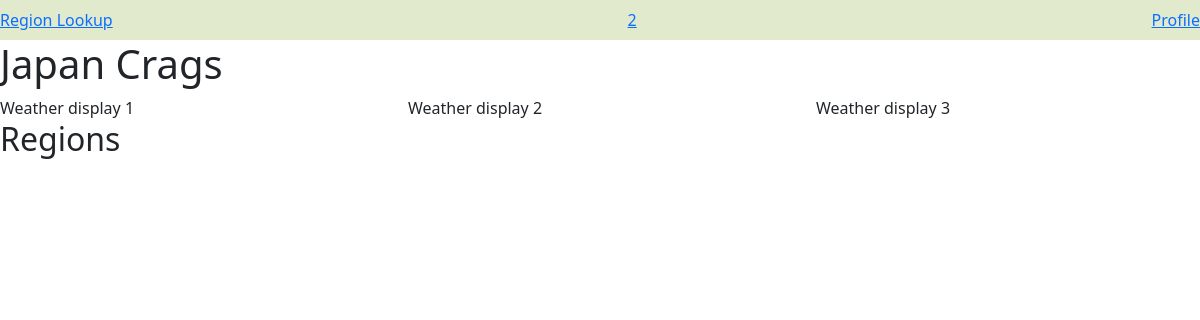
/, run on an earlier commit of the app's database.
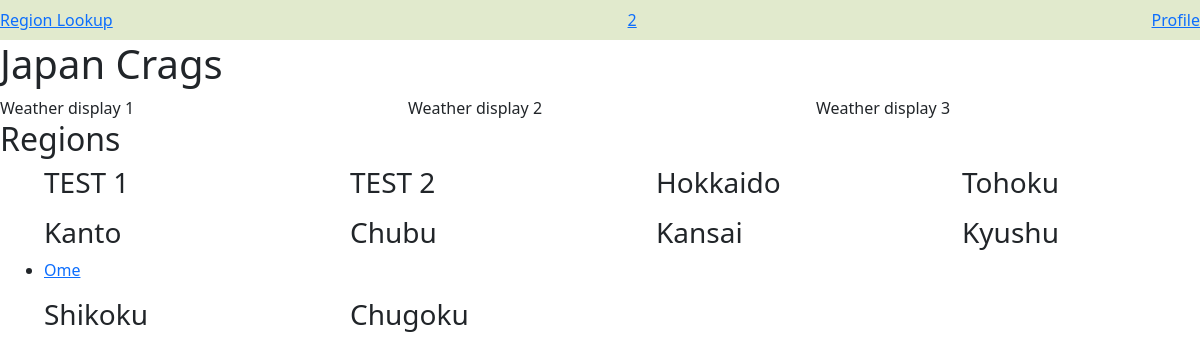
And on a later commit of the database.
### weather_report/models.py (models this page shows, shortened)
class Region(models.Model):
  name = models.CharField(max_length=50)

class Area(models.Model):
  region = models.ForeignKey(Region, on_delete=models.CASCADE)
  name = models.CharField(max_length=50)
  latitude = models.DecimalField(max_digits=9, decimal_places=6, null=True)
  longitude = models.DecimalField(max_digits=9, decimal_places=6, null=True)
  elevation = models.DecimalField(max_digits=5, decimal_places=1, null=True)

### weather_report/views.py (the view)
# urls.py: path("", views.index, name="index"),
def index(request):
    area = Area.objects.all()
    regions = Region.objects.all()
    return render(request, 'weather_report/index.html', {
        "areas": area,
        "regions": regions,
    })

### weather_report/templates/weather_report/index.html
{% extends "weather_report/layout.html" %}
{% load static %}
{% block body %}
    <div id="top-3" class="row">
        <div class="col">
            Weather display 1
        </div>
        <div class="col">
            Weather display 2
        </div>
        <div class="col">
            Weather display 3
        </div>
    </div>
    <div id="region-list" class="row">
        <div class="col-12">
            <h2>Regions</h2>
        </div>
        {% for region in regions %}
        <div class="col-3">
            <div class="container-md">
                <ul><h3>{{region.name}}</h3>
                    {% for area in areas %}
                    {% if area.region == region %}
                    <li><a href="{% url 'area_forecast' area.name %}">{{area.name}}</a></li>
                    {% endif %}
                    {% endfor %}
                </ul>
            </div>
        </div>
        {% endfor %}
    </div>
{% endblock %}

### weather_report/templates/weather_report/layout.html (shortened to what this page needs)
{% load static %}
<!DOCTYPE html>
<html lang="en">
    <head>
        <link href="https://cdn.jsdelivr.net/npm/bootstrap@5.3.3/dist/css/bootstrap.min.css" rel="stylesheet">
        <link href="{% static 'weather_report/style.css' %}" rel="stylesheet">
    </head>
<body>
    <nav id="nav" class="navbar">
        <a href="{% url 'index' %}">Region Lookup</a>
        <a href="{% url 'index' %}"> 2 </a>
        <a href="">Profile</a>
    </nav>
    <div class="header">
        <h1>Japan Crags</h1>
    </div>
    <div class="body">
        {% block body %}
        {% endblock %}
    </div>
</body>
</body>
</html>

### weather_report/static/weather_report/style.css (style rules this page uses)
nav { background-color: #E1EACD; }

What changed in the data, as far as the page shows it:
added Region: name "TEST 1"
added Region: name "TEST 2"
added Region: name "Hokkaido"
added Region: name "Tohoku"
added Region: name "Kanto"
added Area: name "Ome"
added Region: name "Chubu"
added Region: name "Kansai"
added Region: name "Kyushu"
added Region: name "Shikoku"
added Region: name "Chugoku"
